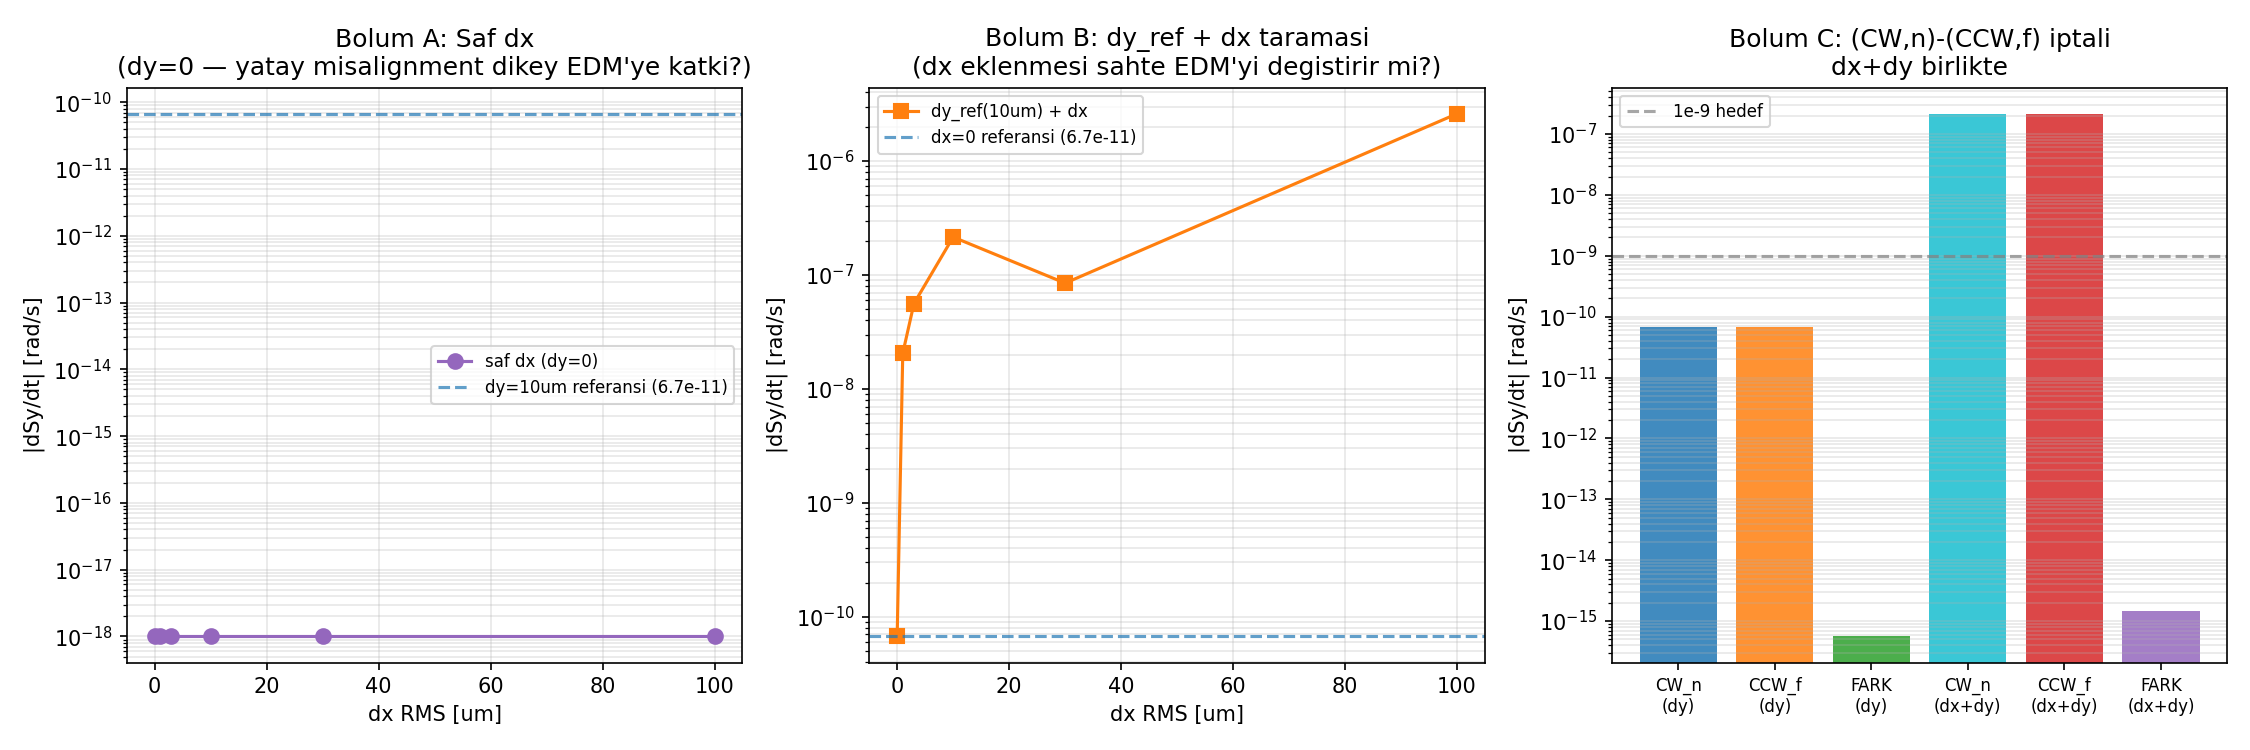

Here is the Python script that generated this plot:
#!/usr/bin/env python3
"""test_quad_dx_effect.py — Test 9: Yatay kuadrupol hizalama hatası (quad_dx).

Sorular:
  1. Yatay hizalama hatası (dx) dikey sahte EDM'ye katkı verir mi?
     Lineer kafeste B_Z = G1*(X−R0−dx) → yatay COD kayar; dikey Sy'ye
     doğrudan katkı beklenmez. Pratik sonuç ne?
  2. dx+dy birlikte uygulandığında (CW,n)−(CCW,f) iptali hâlâ çalışır mı?
  3. dx amplitüdü büyüdükçe ne olur?

Fizik:
  Lineer kafes: dx → yatay COD; Sy'ye lineer katkı yok (x-y kupajsız).
  Dikey kapalı yörünge (y_co, y'_co) yalnızca dy'e bağlı, dx'ten bağımsız.
  dx+dy birlikte: iptal şeması dx'e bağlı değil, kombinasyonda da çalışmalı.

Bölümler:
  A) Saf dx taraması — dy=0, dx değişiyor → dSy/dt ölçülür.
  B) dx+dy kombinasyonu — sabit dy=10μm, dx değişiyor.
  C) CW/CCW+flip iptali — hem dx hem dy ile iptal çalışıyor mu?

Not: find_closed_orbit sadece quad_dy alır. Lineer kafeste dikey CO sadece
     dy'e bağlı → dx sıfır kabul edilerek CO bulunur, simülasyon dx ile koşulur.

Çıktı:
  test_quad_dx_effect.png
  Terminal tablo
"""

import json, os, sys, time
import matplotlib; matplotlib.use("Agg")
import matplotlib.pyplot as plt
import multiprocessing as mp
import numpy as np

os.chdir(os.path.dirname(os.path.abspath(__file__)))
sys.path.insert(0, os.path.dirname(os.path.abspath(__file__)))

REF_SEED   = 7
A_DY       = 1e-5       # sabit dy RMS = 10 μm
T2         = 5e-4
RSTEPS     = 3000
# dx tarama genlikleri (RMS) [μm]
DX_SCAN_UM = [0.0, 1.0, 3.0, 10.0, 30.0, 100.0]


def _suppress():
    fd = os.dup(1); n = os.open(os.devnull, os.O_WRONLY); os.dup2(n, 1); os.close(n); return fd
def _restore(fd):
    os.dup2(fd, 1); os.close(fd)


def _worker(task):
    """quad_dx ve quad_dy ile sahte EDM ölç."""
    label, direction, flip, yv, ypv, dy_list, dx_list, t2, rsteps = task
    import os, sys, json, numpy as np
    os.chdir(os.path.dirname(os.path.abspath(__file__)))
    sys.path.insert(0, os.path.dirname(os.path.abspath(__file__)))
    from false_edm_mode_scan import setup_fields, _make_state
    from integrator import integrate_particle
    with open("params.json") as fh:
        config = json.load(fh)
    fields, _, beta0, R0, p_mag, _ = setup_fields(config)
    if flip:
        fields.quadG1 = -fields.quadG1; fields.quadG0 = -fields.quadG0
    dt = float(config.get("dt", 1e-11))
    dy = np.asarray(dy_list, float)
    dx = np.asarray(dx_list, float)
    y_launch = _make_state([0.0, float(yv), 0.0, float(ypv)],
                           p_mag, float(direction), [0.0, 0.0, float(direction)])
    saved = _suppress()
    try:
        fields.poincare_quad_index = 0.0
        _, poin, poin_t = integrate_particle(y_launch, 0.0, t2, dt, fields=fields,
                                              return_steps=rsteps, quad_dy=dy,
                                              quad_dx=dx)
    finally:
        _restore(saved)
    return label, float(np.polyfit(np.asarray(poin_t, float),
                                   np.asarray(poin[:, 7], float), 1)[0])


def _find_co_dy_only(direction, flip, dy, config):
    """Dikey kapalı yörünge: dx lineer kafeste dikey CO'yu etkilemez."""
    from false_edm_mode_scan import setup_fields, find_closed_orbit, C
    fields, _, beta0, R0, p_mag, _ = setup_fields(config)
    if flip:
        fields.quadG1 = -fields.quadG1; fields.quadG0 = -fields.quadG0
    dt = float(config.get("dt", 1e-11))
    circ = (2*np.pi*R0 + 4*fields.nFODO*fields.driftLen + 2*fields.nFODO*fields.quadLen)
    T_rev = circ / (beta0 * C)
    saved = _suppress()
    try:
        v, _ = find_closed_orbit(fields, p_mag, float(direction), dy, dt, T_rev,
                                 n_turns=24, n_iter=2)
    finally:
        _restore(saved)
    return float(v[1]), float(v[3])


def main():
    t0 = time.time()
    with open("params.json") as fh:
        config = json.load(fh)
    from false_edm_mode_scan import setup_fields
    fields, *_ = setup_fields(config)
    n_q = 2*int(fields.nFODO); direction = fields.direction

    rng = np.random.default_rng(REF_SEED)
    dy_ref = rng.standard_normal(n_q) * A_DY          # sabit dy (10μm RMS)

    # Dikey CO sadece dy'e bağlı → dy ile bir kez bul, tüm dx senaryolarında kullan
    print(f"Lattice üniform {fields.quadG1} T/m")
    print("Dikey kapalı yörüngeler bulunuyor (sadece dy ile)...")
    yc_cwn,   ypc_cwn   = _find_co_dy_only(direction,  False, dy_ref, config)
    yc_ccwf,  ypc_ccwf  = _find_co_dy_only(-direction, True,  dy_ref, config)
    yc_cwn0,  ypc_cwn0  = _find_co_dy_only(direction,  False, np.zeros(n_q), config)
    print(f"  CW normal  (dy): y_co={yc_cwn*1e6:+.3f}μm  y'={ypc_cwn*1e6:+.3f}μrad")
    print(f"  CCW flip   (dy): y_co={yc_ccwf*1e6:+.3f}μm  y'={ypc_ccwf*1e6:+.3f}μrad")
    print(f"  CW normal (dy=0): y_co={yc_cwn0*1e6:+.3f}μm  y'={ypc_cwn0*1e6:+.3f}μrad")

    # dx dizileri: A için farklı rastgele seed (dy_ref ile bağımsız)
    rng2 = np.random.default_rng(REF_SEED + 100)
    dx_arrays = {}
    for dx_um in DX_SCAN_UM:
        rng_i = np.random.default_rng(REF_SEED + 100 + int(dx_um*10))
        dx_arrays[dx_um] = rng_i.standard_normal(n_q) * dx_um * 1e-6
    dx_ref = dx_arrays[10.0]    # 10μm dx referansı (C bölümü için)
    dx_zero = np.zeros(n_q)

    tasks = []

    # ── BÖLÜM A: Saf dx (dy=0) ────────────────────────────────────────────
    for dx_um in DX_SCAN_UM:
        tasks.append((f"A_{dx_um}", direction, False,
                      yc_cwn0, ypc_cwn0,
                      np.zeros(n_q).tolist(), dx_arrays[dx_um].tolist(), T2, RSTEPS))

    # ── BÖLÜM B: dy_ref + dx taraması ─────────────────────────────────────
    for dx_um in DX_SCAN_UM:
        tasks.append((f"B_{dx_um}", direction, False,
                      yc_cwn, ypc_cwn,
                      dy_ref.tolist(), dx_arrays[dx_um].tolist(), T2, RSTEPS))

    # ── BÖLÜM C: CW/CCW+flip iptali — dx=0 ve dx=10μm karşılaştırması ────
    # C1: sadece dy
    tasks.append(("C1_cwn",  direction,  False, yc_cwn,  ypc_cwn,
                  dy_ref.tolist(), dx_zero.tolist(), T2, RSTEPS))
    tasks.append(("C1_ccwf", -direction, True,  yc_ccwf, ypc_ccwf,
                  dy_ref.tolist(), dx_zero.tolist(), T2, RSTEPS))
    # C2: dy + dx birlikte
    tasks.append(("C2_cwn",  direction,  False, yc_cwn,  ypc_cwn,
                  dy_ref.tolist(), dx_ref.tolist(), T2, RSTEPS))
    tasks.append(("C2_ccwf", -direction, True,  yc_ccwf, ypc_ccwf,
                  dy_ref.tolist(), dx_ref.tolist(), T2, RSTEPS))

    nw = mp.cpu_count()
    print(f"\n{len(tasks)} simülasyon ({nw} işçi)...")
    with mp.get_context("spawn").Pool(processes=nw) as pool:
        res = dict(pool.map(_worker, tasks))

    # ── Sonuçlar A ────────────────────────────────────────────────────────
    print(f"\n{'─'*62}")
    print("BÖLÜM A: Saf dx (dy=0) → dikey sahte EDM")
    print(f"{'─'*62}")
    print(f"{'dx RMS [μm]':>12}  {'dSy/dt [rad/s]':>16}")
    print('─'*32)
    sA = []
    for dx_um in DX_SCAN_UM:
        s = res[f"A_{dx_um}"]
        sA.append(s)
        print(f"{dx_um:>12.1f}  {s:>16.3e}")

    # ── Sonuçlar B ────────────────────────────────────────────────────────
    print(f"\n{'─'*62}")
    print("BÖLÜM B: dy_ref(10μm) + dx taraması")
    print(f"{'─'*62}")
    print(f"{'dx RMS [um]':>12}  {'dSy/dt [rad/s]':>16}  {'dx=0dan fark':>14}")
    print('─'*46)
    s_dy_only = res["B_0.0"]
    sB = []
    for dx_um in DX_SCAN_UM:
        s = res[f"B_{dx_um}"]
        sB.append(s)
        print(f"{dx_um:>12.1f}  {s:>16.3e}  {s-s_dy_only:>14.3e}")

    # ── Sonuçlar C ────────────────────────────────────────────────────────
    s1_cwn  = res["C1_cwn"];  s1_ccwf = res["C1_ccwf"]
    s2_cwn  = res["C2_cwn"];  s2_ccwf = res["C2_ccwf"]
    diff1 = s1_cwn - s1_ccwf
    diff2 = s2_cwn - s2_ccwf
    sup1 = abs(s1_cwn / diff1) if diff1 != 0 else float('inf')
    sup2 = abs(s2_cwn / diff2) if diff2 != 0 else float('inf')

    print(f"\n{'─'*68}")
    print("BÖLÜM C: (CW,n) − (CCW,f) iptali")
    print(f"{'─'*68}")
    print(f"  Sadece dy (dx=0):")
    print(f"    CW_n={s1_cwn:+.3e}  CCW_f={s1_ccwf:+.3e}  FARK={diff1:+.3e}  → {sup1:.0f}× bastırma")
    print(f"\n  dx+dy birlikte (dx_RMS=dy_RMS=10μm):")
    print(f"    CW_n={s2_cwn:+.3e}  CCW_f={s2_ccwf:+.3e}  FARK={diff2:+.3e}  → {sup2:.0f}× bastırma")

    elapsed = time.time() - t0
    print(f"\nToplam süre: {elapsed:.1f} s")
    print("\nYORUM:")
    if max(np.abs(sA[1:])) < 1e-12:
        print("  Bölüm A: dx saf dikey sahte EDM üretmiyor → lineer kafes x-y bağımsız (beklenen).")
    else:
        print(f"  Bölüm A: dx sahte EDM üretiyor ({max(np.abs(sA[1:])):.1e}) → lineer olmayan etki var.")
    print("  Bölüm B: dx eklenmesi dy bazlı sahte EDM'yi değiştirmiyorsa → bağımsız kanallar.")
    print("  Bölüm C: iptal oranı dx eklenince değişmiyorsa → şema dx'e de sağlam.")

    # Figür
    fig, axes = plt.subplots(1, 3, figsize=(15, 5))
    dx_arr_plot = np.array(DX_SCAN_UM)
    dy_ref_val  = abs(s_dy_only)

    ax = axes[0]
    ax.semilogy(dx_arr_plot, np.abs(sA)+1e-18, 'o-', color='tab:purple', ms=7,
                label='saf dx (dy=0)')
    ax.axhline(dy_ref_val+1e-18, color='tab:blue', ls='--', alpha=0.7,
               label=f'dy=10μm referansı\n({dy_ref_val:.1e})')
    ax.set_xlabel("dx RMS [μm]")
    ax.set_ylabel("|dSy/dt| [rad/s]")
    ax.set_title("Bölüm A: Saf dx\n(dy=0 — yatay misalignment dikey EDM'ye katkısı?)")
    ax.legend(fontsize=8); ax.grid(True, which='both', alpha=0.3)

    ax = axes[1]
    ax.semilogy(dx_arr_plot, np.abs(sB)+1e-18, 's-', color='tab:orange', ms=7,
                label='dy_ref(10μm) + dx')
    ax.axhline(dy_ref_val+1e-18, color='tab:blue', ls='--', alpha=0.7,
               label=f'dx=0 referansı ({dy_ref_val:.1e})')
    ax.set_xlabel("dx RMS [μm]")
    ax.set_ylabel("|dSy/dt| [rad/s]")
    ax.set_title("Bölüm B: dy_ref + dx taraması\n(dx eklenmesi sahte EDM'yi değiştirir mi?)")
    ax.legend(fontsize=8); ax.grid(True, which='both', alpha=0.3)

    ax = axes[2]
    labels = ['CW_n\n(dy)', 'CCW_f\n(dy)', 'FARK\n(dy)',
              'CW_n\n(dx+dy)', 'CCW_f\n(dx+dy)', 'FARK\n(dx+dy)']
    vals   = [abs(s1_cwn), abs(s1_ccwf), abs(diff1)+1e-18,
              abs(s2_cwn), abs(s2_ccwf), abs(diff2)+1e-18]
    colors = ['tab:blue', 'tab:orange', 'tab:green',
              'tab:cyan',  'tab:red',    'tab:purple']
    ax.bar(range(6), vals, color=colors, alpha=0.85)
    ax.set_yscale('log')
    ax.set_xticks(range(6)); ax.set_xticklabels(labels, fontsize=8)
    ax.axhline(1e-9, color='gray', ls='--', alpha=0.7, label='1e-9 hedef')
    ax.set_ylabel("|dSy/dt| [rad/s]")
    ax.set_title("Bölüm C: (CW,n)−(CCW,f) iptali\ndx+dy birlikte")
    ax.legend(fontsize=8); ax.grid(True, axis='y', which='both', alpha=0.3)

    plt.tight_layout()
    out = "test_quad_dx_effect.png"
    plt.savefig(out, dpi=150)
    print(f"Figür kaydedildi: {out}")


if __name__ == "__main__":
    main()
